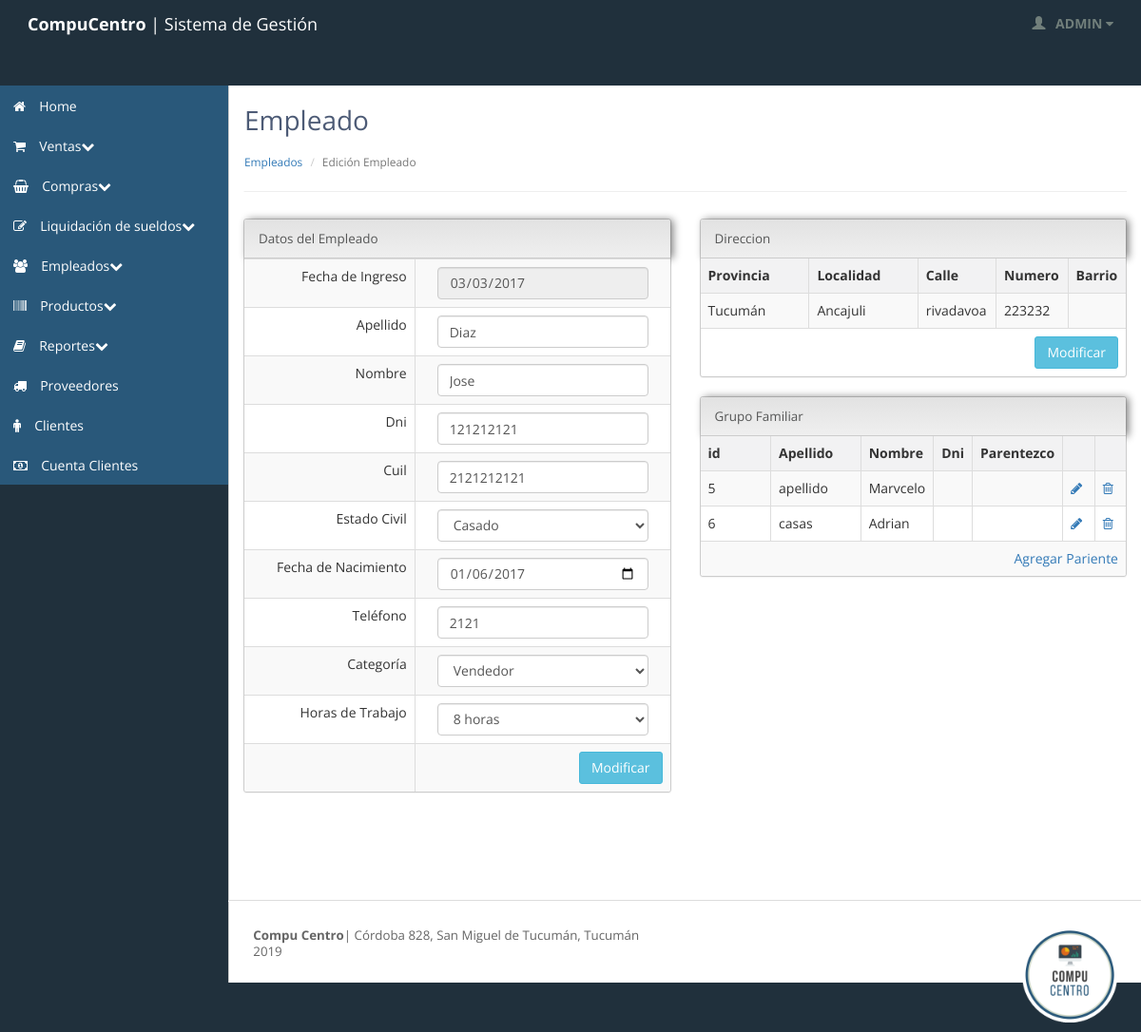
The page /empleado_edicion.php?idempleado=3&iddireccion=22 (signed in) on the database its author committed.
### tables this page shows
CREATE TABLE `empleado` (
  `idempleado` int(11) NOT NULL,
  `categoriaempleado_idcategoriaempleado` int(11) NOT NULL,
  `nombreempleado` varchar(45) NOT NULL,
  `apellidoempleado` varchar(45) NOT NULL,
  `dniempleado` int(11) NOT NULL,
  `cuilempleado` varchar(45) NOT NULL,
  `estadocivilempleado` varchar(45) DEFAULT NULL,
  `fechanacimientoempleado` date NOT NULL,
  `fechaingresoempleado` date NOT NULL,
  `telefonoempleado` int(11) DEFAULT NULL,
  `horastrabajadas_idhorastrabajadas` int(11) NOT NULL,
  `estado` int(11) NOT NULL,
  `direccion_iddireccion` int(11) NOT NULL
);

CREATE TABLE `direccion` (
  `iddireccion` int(11) NOT NULL,
  `calle` varchar(45) NOT NULL,
  `numero` int(11) NOT NULL,
  `manzana` varchar(45) DEFAULT NULL,
  `barrio` varchar(45) DEFAULT NULL,
  `localidad_idlocalidad` int(11) NOT NULL,
  `proveedor_idproveedor` int(11) DEFAULT NULL
);

CREATE TABLE `provincia` (
  `idprovincia` int(11) NOT NULL,
  `nombreprovincia` varchar(45) NOT NULL
);

CREATE TABLE `localidad` (
  `idlocalidad` int(11) NOT NULL,
  `nombrelocalidad` varchar(45) NOT NULL,
  `provincia_idprovincia` int(11) NOT NULL
);

CREATE TABLE `grupofamiliar` (
  `idgrupofamiliar` int(11) NOT NULL,
  `empleado_idempleado` int(11) NOT NULL,
  `nombre_pariente` varchar(45) DEFAULT NULL,
  `apellido_pariente` varchar(45) DEFAULT NULL,
  `dni_pariente` int(11) DEFAULT NULL,
  `fechanacimiento_pariente` date DEFAULT NULL,
  `parentesco_idparentesco` int(11) NOT NULL
);

### inc_empleados/inc_empleado_editar_grupofamiliar.php (the view, shortened to what this page needs)
<?php
$idempleado=$_GET['idempleado'];
$iddireccion=$_GET['iddireccion'];
$grupofamiliar="SELECT * FROM grupofamiliar
WHERE empleado_idempleado=$idempleado";
$q_grupofamiliar=mysql_query($grupofamiliar);
?>
<table class='table table-bordered table-striped'>
	<thead>
		<th>id</th>
		<th>Apellido</th>
		<th>Nombre</th>
		<th>Dni</th>
		<th>Parentezco</th>
		<th></th>
		<th></th>
	</thead>
	<tbody>
	<?php while ($row_grupo= mysql_fetch_array($q_grupofamiliar)) { ?>
		<tr>
			<td class="col-xs-3 col-sm-3 col-md-3 col-lg-3"><?php echo $row_grupo['idgrupofamiliar']; ?></td>
			<td class="col-xs-3 col-sm-3 col-md-3 col-lg-3"><?php echo $row_grupo['apellido_pariente']; ?></td>
			<td class="col-xs-2 col-sm-2 col-md-2 col-lg-2"><?php echo $row_grupo['nombre_pariente']; ?></td>
			<td class="col-xs-1 col-sm-1 col-md-1 col-lg-1"><?php echo $row_grupo['dni_pariente']; ?></td>
			<td class="col-xs-1 col-sm-1 col-md-1 col-lg-1"><?php echo $row_grupo['parentesco']; ?></td>
			<td class="col-xs-1 col-sm-1 col-md-1 col-lg-1"><a><a href="empleado_modificar_grupo.php?idempleado=<?php echo $idempleado ; ?>&iddireccion=<?php echo $iddireccion ; ?>&idgrupo=<?php echo $row_grupo['idgrupofamiliar'] ; ?>"><i class="fa fa-pencil" aria-hidden="true"></i></a></td>
			<td class="col-xs-1 col-sm-1 col-md-1 col-lg-1"><a><a href="empleado_eliminar_grupo.php?idempleado=<?php echo $idempleado ; ?>&iddireccion=<?php echo $iddireccion ; ?>&idgrupo=<?php echo $row_grupo['idgrupofamiliar'] ; ?>"><i class="fa fa-trash-o" aria-hidden="true"></i></a></td>
		</tr>
		<?php } ?>
		<tr>
			<td colspan="8"><div class="pull-right"><a><a href="empleado_add_grupo.php?idempleado=<?php echo $idempleado ; ?>&iddireccion=<?php echo $iddireccion ; ?>&idgrupo=<?php echo $row_grupo['idgrupofamiliar'] ; ?>">Agregar Pariente</a></div></td>
		</tr>
	</tbody>
</table>

### inc_empleados/inc_empleado_edicion.php (shortened to what this page needs)
<?php
$idempleado=$_GET['idempleado'];
$empleado="SELECT * FROM empleado
INNER JOIN categoriaempleado ON categoriaempleado_idcategoriaempleado=idcategoriaempleado
INNER JOIN horastrabajadas ON idhotastrabajadas=horastrabajadas_idhorastrabajadas
WHERE idempleado=$idempleado";
$q_empleado=mysql_query($empleado);
$row_empleado= mysql_fetch_array($q_empleado);
?>
<table class='table table-bordered table-striped'>
<form action="empleado_editar_ok.php" method="POST">
<tr>
	<td><div align='right'>Fecha de Ingreso</td>
	<td>
		<div class="col-xs-12 col-sm-12 col-md-12 col-lg-12">
			<input type="date" name="fechaingresoempleado" id="inputFecha" class="form-control" value="<?php echo $row_empleado['fechaingresoempleado'] ?>" required="required" readonly>
		</div>
	</td>
</tr>
<tr>
	<td><div align='right'>Apellido</td>
	<td>
		<div class="col-xs-12 col-sm-12 col-md-12 col-lg-12">
			<input class="form-control" type="text" value="<?php echo $row_empleado['apellidoempleado'] ?>" name="apellidoempleado" required>
		</div>
	</td>
</tr>
<tr>
	<td><div align='right'>Nombre</td>
	<td>
		<div class="col-xs-12 col-sm-12 col-md-12 col-lg-12">
			<input class="form-control" type="text" value="<?php echo $row_empleado['nombreempleado'] ?>" name="nombreempleado" required>
		</div>
	</td>
</tr>
<tr>
	<td><div align='right'>Dni</td>
	<td>
		<div class="col-xs-12 col-sm-12 col-md-12 col-lg-12">
			<input class="form-control" type="text" value="<?php echo $row_empleado['dniempleado'] ?>" name="dniempleado" required>
		</div>
	</td>
</tr>
<tr>
	<td><div align='right'>Cuil</td>
	<td>
		<div class="col-xs-12 col-sm-12 col-md-12 col-lg-12">
			<input class="form-control" type="text" value="<?php echo $row_empleado['cuilempleado'] ?>" name="cuilempleado" required>
		</div>
	</td>
</tr>
<tr>
	<td><div align='right'>Estado Civil</td>
	<td>
		<div class="col-xs-12 col-sm-12 col-md-12 col-lg-12">
			<select name="estadocivilempleado" id="" class="form-control">
				<?php
					if (strcmp ($row_empleado['estadocivilempleado'], "Soltero" ) == 0) { ?>
						<option value="Soltero" selected>Soltero</option>
						<option value="Casado">Casado</option>
						<option value="Divorciado">Divorciado</option>
						<option value="Viudo">Viudo</option>
					<?php }
					else { ?>
						<option value="Casado" selected>Casado</option>
				<?php	}
				 ?>
        	</select>
		</div>
	</td>
</tr>
<tr>
	<td><div align='right'>Fecha de Nacimiento</td>
	<td>
		<div class="col-xs-12 col-sm-12 col-md-12 col-lg-12">
			<input type="date" name="fechanacimientoempleado" id="inputFecha" class="form-control" value="<?php echo $row_empleado['fechanacimientoempleado'] ?>" required="required" title="">
		</div>
	</td>
</tr>
<tr>
	<td><div align='right'>Tel&eacute;fono</td>
	<td>
		<div class="col-xs-12 col-sm-12 col-md-12 col-lg-12">
			<input class="form-control" type="text" value="<?php echo $row_empleado['telefonoempleado'] ?>" name="telefonoempleado">
		</div>
	</td>
</tr>
<tr>
	<td><div align='right'>Categor&iacute;a</td>
	<td>
		<div class="col-xs-12 col-sm-12 col-md-12 col-lg-12">
			<?php include "includes/select_simple/inc_select_categoriaempleado_edicion.php" ?>
		</div>
	</td>
</tr>
<tr>
	<td><div align='right'>Horas de Trabajo </td>
	<td>
		<div class="col-xs-12 col-sm-12 col-md-12 col-lg-12">
			<?php include "includes/select_simple/inc_select_jornal_edicion.php" ?>
		</div>
	</td>
</tr>
<tr>
	<td></td>
	<td><input type="submit" class="btn btn-info pull-right" name="button" id="button" value="Modificar"></td>
</tr>
</form>
</table>

### inc_empleados/inc_empleado_editar_direccion.php (shortened to what this page needs)
<?php
$iddireccion=$_GET['iddireccion'];
$idempleado=$_GET['idempleado'];
$direccion="SELECT * FROM direccion
INNER JOIN localidad ON localidad_idlocalidad=idlocalidad
INNER JOIN provincia ON provincia_idprovincia=idprovincia
WHERE iddireccion=$iddireccion";
$q_direccion=mysql_query($direccion);
?>
<table class='table table-bordered table-striped'>
	<thead>
		<th>Provincia</th>
		<th>Localidad</th>
		<th>Calle</th>
		<th>Numero</th>
		<th>Barrio</th>
	</thead>
	<tbody>
	<?php while ($row_direccion= mysql_fetch_array($q_direccion)) { ?>
		<tr>
			<td class="col-xs-3 col-sm-3 col-md-3 col-lg-3"><?php echo $row_direccion['nombreprovincia']; ?></td>
			<td class="col-xs-3 col-sm-3 col-md-3 col-lg-3"><?php echo $row_direccion['nombrelocalidad']; ?></td>
			<td class="col-xs-2 col-sm-2 col-md-2 col-lg-2"><?php echo $row_direccion['calle']; ?></td>
			<td class="col-xs-1 col-sm-1 col-md-1 col-lg-1"><?php echo $row_direccion['numero']; ?></td>
			<td class="col-xs-1 col-sm-1 col-md-1 col-lg-1"><?php echo $row_direccion['barrio']; ?></td>
			</tr>
			<tr>
			<td colspan="8"><a><a href="empleado_modificar_direccion.php?idempleado=<?php echo $idempleado ; ?>&iddireccion=<?php echo $iddireccion ; ?>"><input type="submit" class="btn btn-info pull-right" name="button" id="button" value="Modificar"></a></td>
		</tr>
		<?php } ?>
	</tbody>
</table>

### stylesheets/theme.css (style rules this page uses)
body { background: #20303c; background-position: initial initial; background-repeat: initial initial; margin: 0px; padding: 0px; }
body, h1, h2, h3, h4, h5, h6, p, a, .h1, .h2, .h3, .h4, .h5, .h6 { font-family: 'Open Sans', helvetica, arial, sans-serif; }
tr:nth-child(2n+1) { background-color: #F2F2F3; }
.btn { -webkit-border-radius: 3px; -moz-border-radius: 3px; border-radius: 3px; }

### rows shown on the page
empleado: fechaingresoempleado "03/03/2017", apellidoempleado "Diaz", nombreempleado "Jose", dniempleado "121212121", cuilempleado "2121212121", estadocivilempleado "Casado", fechanacimientoempleado "01/06/2017", telefonoempleado "2121"
direccion: provincia.nombreprovincia "Tucumán", localidad.nombrelocalidad "Ancajuli", calle "rivadavoa", numero "223232"
grupofamiliar: idgrupofamiliar "5", apellido_pariente "apellido", nombre_pariente "Marvcelo"
grupofamiliar: idgrupofamiliar "6", apellido_pariente "casas", nombre_pariente "Adrian"

### other values the page prints
$_SESSION["usuarioactual"] "ADMIN"
form field categoriaempleado "Vendedor"
form field horastrabajadas "8 horas"
